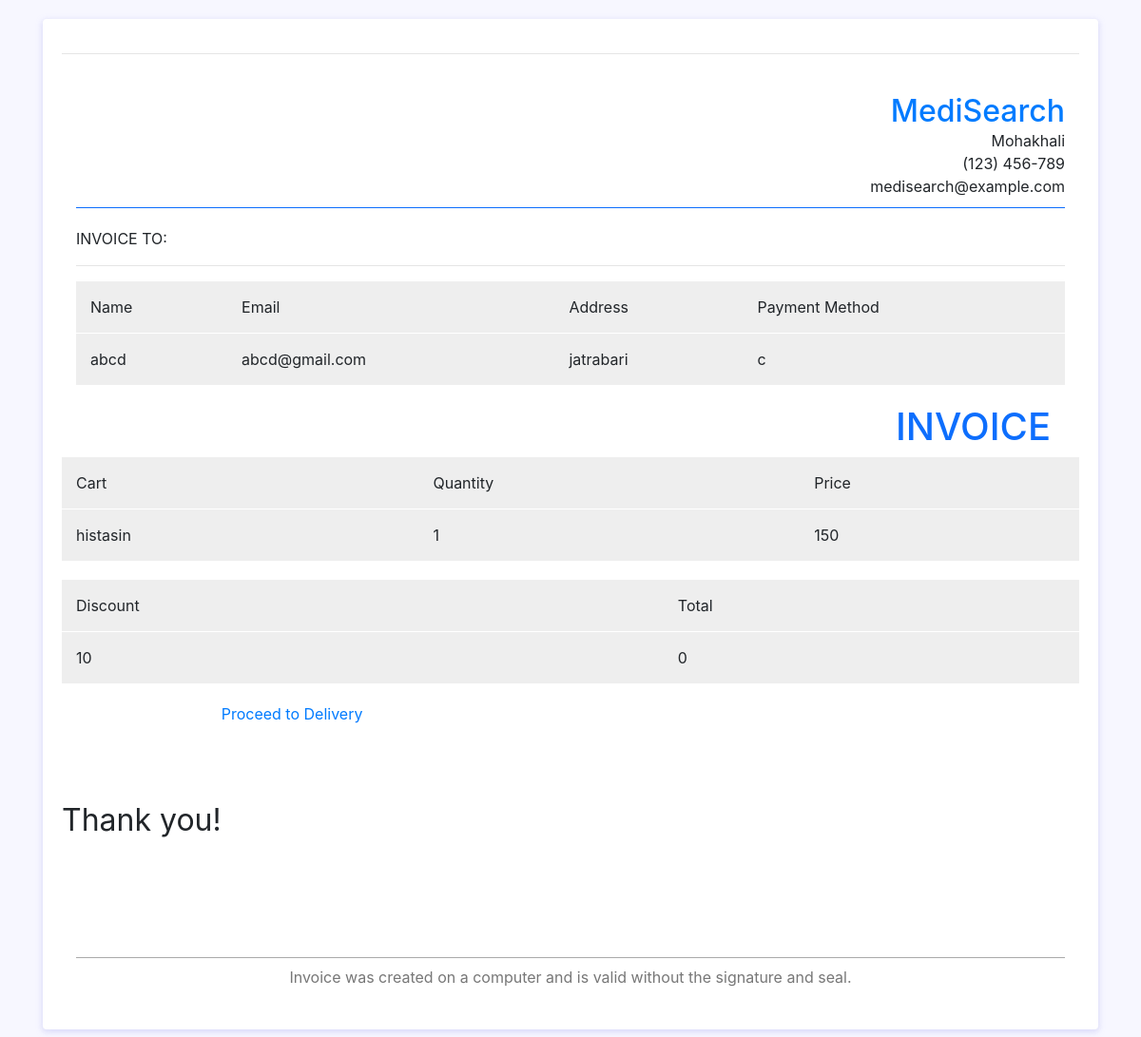
The app's page /invoice.php with its own data.
### tables this page shows
CREATE TABLE `order_payment` (
  `order_no` int(11) NOT NULL,
  `customer_name` varchar(20) NOT NULL,
  `customer_address` varchar(20) NOT NULL,
  `email` varchar(20) NOT NULL,
  `phone` int(11) NOT NULL,
  `payment_method` char(1) NOT NULL,
  `discount` int(11) NOT NULL
);

CREATE TABLE `medicine_order_list` (
  `order_no` int(11) NOT NULL,
  `med_name` varchar(11) NOT NULL,
  `price_per_pack` int(11) NOT NULL,
  `pharm_id` int(11) NOT NULL,
  `med_quantity` int(11) NOT NULL
);

CREATE TABLE `payment_table` (
  `payment_method` char(1) NOT NULL,
  `discount` int(11) NOT NULL,
  `order_no` int(11) NOT NULL,
  `grand_total` int(11) NOT NULL
);

### invoice.php (the view, shortened to what this page needs)
<!DOCTYPE html>
<html lang="en">
<head>
    <link href="https://cdn.jsdelivr.net/npm/bootstrap@4.5.0/dist/css/bootstrap.min.css" rel="stylesheet">
</head>
<body>
<div class="container">
    <div class="card">
        <div class="card-body">
            <div id="invoice">
                    <hr>
                </div>
                <div class="invoice overflow-auto">
                    <div style="min-width: 600px">
                        <header>
                            <div class="row">
                                <div class="col">
                                </div>
                                <div class="col company-details">
                                    <h2 class="name">
                                        <a target="_blank" href="javascript:;">
									MediSearch
									</a>
                                    </h2>
                                    <div>Mohakhali</div>
                                    <div>(123) 456-789</div>
                                    <div>medisearch@example.com</div>
                                </div>
                            </div>
                        </header>
                        <main>
                            <div class="row contacts">
                                <div class="col invoice-to">
                                    <div class="text-gray-light">INVOICE TO:</div>
                                    <table>
                                        <tr>
                                            <th>Name</th>
                                            <th>Email</th>
                                            <th>Address</th>
                                            <th>Payment Method</th>
                                        </tr>
                                    <hr>
                                    <tbody>
                                    </div>
                                    </div>
                                    <?php
                                    $conn = mysqli_connect("localhost", "root", "", "cse370_project");
                                    $sql = "SELECT customer_name, email, customer_address, payment_method from order_payment WHERE order_no=7";
                                    $result = $conn-> query($sql);
                                    if ($result-> num_rows > 0) {
                                        while ($row = $result-> fetch_assoc()) {
                                            echo "<tr><td>". $row["customer_name"]. "</td><td>". $row["email"]."</td><td>". $row["customer_address"]."</td><td>". $row["payment_method"]."</td></tr>";
                                        }
                                    }
                                    else{
                                        echo "o result";
                                    }
                                    ?>
                                <div class="col invoice-details">
                                    <h1 class="invoice-id">INVOICE</h1>
                                </div>
                            </div>
                            <table>
                                <tr>
                                    <th>Cart</th>
                                    <th>Quantity</th>
                                    <th>Price</th>
                                </tr>
                                <tbody>
                                <?php
                                $conn = mysqli_connect("localhost", "root", "", "cse370_project");
                                $sql = "SELECT med_name, med_quantity, price_per_pack from medicine_order_list WHERE order_no=0";
                                $result = $conn-> query($sql);
                                if ($result-> num_rows > 0) {
                                    while ($row = $result-> fetch_assoc()) {
                                        echo "<tr><td>". $row["med_name"]. "</td><td>". $row["med_quantity"]."</td><td>". $row["price_per_pack"]. "</td></tr>";
                                    }
                                    echo "</table>";
                                }
                                else{
                                    echo "o result";
                                }
                                ?>
                                <table>
                                    <tr>
                                        <td>Discount</td>
                                        <td>Total</td>
                                    </tr>
                                    <?php
                                    $conn = mysqli_connect("localhost", "root", "", "cse370_project");
                                    $sql = "SELECT discount, grand_total from payment_table WHERE order_no=0";
                                    $result = $conn-> query($sql);
                                    if ($result-> num_rows > 0) {
                                        while ($row = $result-> fetch_assoc()) {
                                            echo "<tr><td>". $row["discount"]. "</td><td>". $row["grand_total"]. "</td></tr>";
                                        }
                                        echo "</table>";
                                    }
                                    else{
                                        echo "o result";
                                    }
                                    ?>
                            <div class="thanks">Thank you!</div>
                            <p><a href="Hemlo.php">Proceed to Delivery</a></p>
                        <footer>Invoice was created on a computer and is valid without the signature and seal.</footer>
                    </div>
                </div>
            </div>
        </div>
</body>
</html>

### invoice.php (style rules this page uses)
body { margin-top:20px; background-color: #f7f7ff; }
#invoice { padding: 0px; }
.invoice { position: relative; background-color: #FFF; min-height: 680px; padding: 15px }
.invoice header { padding: 10px 0; margin-bottom: 20px; border-bottom: 1px solid #0d6efd }
.invoice .company-details { text-align: right }
.invoice .company-details .name { margin-top: 0; margin-bottom: 0 }
.invoice .contacts { margin-bottom: 20px }
.invoice .invoice-to { text-align: left }
.invoice .invoice-details { text-align: right }
.invoice .invoice-details .invoice-id { margin-top: 0; color: #0d6efd }
.invoice main { padding-bottom: 50px }
.invoice main .thanks { margin-top: 100px; font-size: 2em; margin-bottom: 50px }
.invoice table { width: 100%; border-collapse: collapse; border-spacing: 0; margin-bottom: 20px }
.invoice table td, .invoice table th { padding: 15px; background: #eee; border-bottom: 1px solid #fff }
.invoice table th { white-space: nowrap; font-weight: 400; font-size: 16px }
.invoice table tbody tr:last-child td { border: none }
.card { position: relative; display: flex; flex-direction: column; min-width: 0; word-wrap: break-word; background-color: #fff; background-clip: border-box; border: 0px solid rgba(0, 0, 0, 0); border-radius: .25rem; margin-bottom: 1.5rem; box-shadow: 0 2px 6px 0 rgb(218 218 253 / 65%), 0 2px 6px 0 rgb(206 206 238 / 54%); }
.invoice footer { width: 100%; text-align: center; color: #777; border-top: 1px solid #aaa; padding: 8px 0 }

### records on screen
order_payment: customer_name "abcd", email "abcd@gmail.com", customer_address "jatrabari", payment_method "c"
medicine_order_list: med_name "histasin", med_quantity "1", price_per_pack "150"
payment_table: discount "10", grand_total "0"
